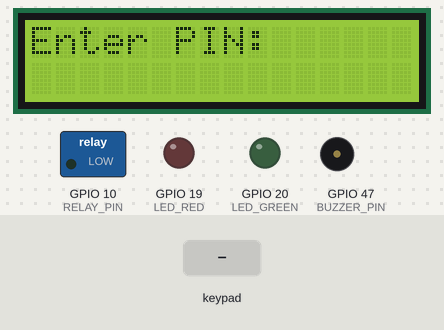
The program below on a simulated ESP32-S3. Parts: 16×2 character LCD, switched loads named in the program (green lamp = pin HIGH), output pins drawn as LEDs (lit = HIGH), buzzer (waves = sounding, pin HIGH). The test bench sets the inputs (shaded band). EEPROM starts erased.

Above: at 2.2 s.
2.3 s: keypad keys 1 2 3 4 A pressed 0.4 s apart
At 3.9 s:
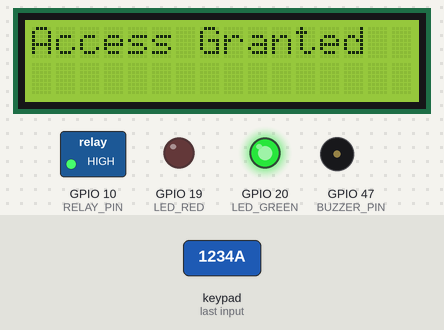
7.3 s: keypad keys 1 5 1 6 1 7 1 8 pressed 0.4 s apart
At 9.0 s:
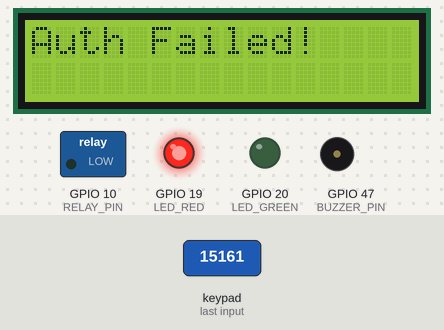
12.0 s: key '1' pressed
15.0 s: keypad keys 1 5 1 6 1 7 1 8 # pressed 0.4 s apart
At 20.6 s:
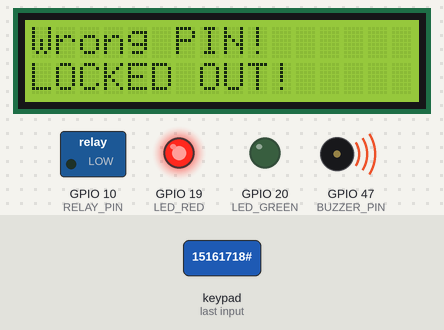
20.9 s: key '2' pressed
Timing chart, 0 to 24.9 s (numbered marks = the images above; inputs shaded):
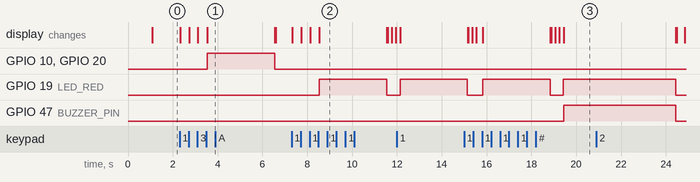

The program:

main.cpp
```cpp
#include <Wire.h>
#include <LiquidCrystal_I2C.h>
#include <Keypad.h>
#include <Preferences.h>

Preferences preferences;

// ==========================================
// PIN DEFINITIONS (Đã cập nhật theo yêu cầu)
// ==========================================
#define SDA_PIN 8
#define SCL_PIN 9
#define RELAY_PIN 10
#define BUZZER_PIN 47   // Buzzer đổi sang GPIO 47
#define LED_GREEN 20    // LED Green đổi sang GPIO 20
#define LED_RED 19      // LED Red đổi sang GPIO 19

// ==========================================
// KEYPAD CONFIGURATION
// ==========================================
const byte ROWS = 4;
const byte COLS = 4;
char keys[ROWS][COLS] = {
  {'1','2','3','A'},
  {'4','5','6','B'},
  {'7','8','9','C'},
  {'*','0','#','D'}
};
byte rowPins[ROWS] = {4, 5, 6, 7};
byte colPins[COLS] = {15, 16, 17, 18};
Keypad keypad = Keypad(makeKeymap(keys), rowPins, colPins, ROWS, COLS);

// ==========================================
// LCD CONFIGURATION
// ==========================================
LiquidCrystal_I2C lcd(0x27, 16, 2);

// ==========================================
// SYSTEM VARIABLES & STATES
// ==========================================
String currentInput = "";
String savedPassword = "1234";
int failedAttempts = 0;

enum SystemState {
  STATE_IDLE,
  RESET_AUTH,
  RESET_NEW
};
SystemState state = STATE_IDLE;

// Khai báo trước các hàm
void refreshScreen();
void processInput();
void resetToIdle();

// ==========================================
// MAIN SETUP
// ==========================================
void setup() {
  pinMode(RELAY_PIN, OUTPUT);
  pinMode(BUZZER_PIN, OUTPUT);
  pinMode(LED_GREEN, OUTPUT);
  pinMode(LED_RED, OUTPUT);

  digitalWrite(RELAY_PIN, LOW);
  digitalWrite(BUZZER_PIN, LOW);
  digitalWrite(LED_GREEN, LOW);
  digitalWrite(LED_RED, LOW);

  Wire.begin(SDA_PIN, SCL_PIN);
  lcd.init();
  lcd.backlight();

  // Đọc mật khẩu đã lưu từ bộ nhớ Flash của ESP32
  preferences.begin("lock_sys", false);
  savedPassword = preferences.getString("password", "1234");

  lcd.clear();
  lcd.print("System Ready");
  delay(1000);
  resetToIdle();
}

// ==========================================
// MAIN LOOP
// ==========================================
void loop() {
  char key = keypad.getKey();

  if (key) {
    // Xóa ký tự khi bấm '*'
    if (key == '*' && currentInput.length() > 0) {
      currentInput.remove(currentInput.length() - 1);
      refreshScreen();
      return;
    }

    // Nhập số (0-9)
    if (key >= '0' && key <= '9') {
      if (currentInput.length() < 4) {
        currentInput += key;
        refreshScreen();
      }

      // Tự động kiểm tra khi đủ 4 chữ số
      if (currentInput.length() == 4) {
        processInput();
      }
    }

    // Bấm 'A' ở màn hình chờ để đổi mật khẩu
    if (key == 'A' && state == STATE_IDLE) {
      state = RESET_AUTH;
      currentInput = "";
      lcd.clear();
      lcd.print("Enter Old PIN:");
      lcd.setCursor(0, 1);
    }
  }
}

// ==========================================
// HELPER FUNCTIONS
// ==========================================
void refreshScreen() {
  lcd.setCursor(0, 1);
  lcd.print("                ");
  lcd.setCursor(0, 1);
  for (int i = 0; i < currentInput.length(); i++) {
    lcd.print("*");
  }
}

void processInput() {
  // Trạng thái chờ nhập PIN
  if (state == STATE_IDLE) {
    if (currentInput == savedPassword) {
      failedAttempts = 0;
      lcd.clear();
      lcd.print("Access Granted");
      digitalWrite(RELAY_PIN, HIGH);
      digitalWrite(LED_GREEN, HIGH);

      delay(3000); // Mở cửa trong 3 giây

      digitalWrite(RELAY_PIN, LOW);
      digitalWrite(LED_GREEN, LOW);
      resetToIdle();
    } else {
      failedAttempts++;
      lcd.clear();
      lcd.print("Wrong PIN!");
      digitalWrite(LED_RED, HIGH);

      if (failedAttempts >= 3) {
        lcd.setCursor(0, 1);
        lcd.print("LOCKED OUT!");
        digitalWrite(BUZZER_PIN, HIGH);
        delay(5000); // Khóa 5 giây nếu nhập sai 3 lần
        digitalWrite(BUZZER_PIN, LOW);
        failedAttempts = 0;
      } else {
        delay(3000);
      }
      digitalWrite(LED_RED, LOW);
      resetToIdle();
    }
  }

  // Xác thực mật khẩu cũ để đổi PIN mới
  else if (state == RESET_AUTH) {
    if (currentInput == savedPassword) {
      state = RESET_NEW;
      currentInput = "";
      lcd.clear();
      lcd.print("Enter New PIN:");
      lcd.setCursor(0, 1);
    } else {
      lcd.clear();
      lcd.print("Auth Failed!");
      digitalWrite(LED_RED, HIGH);
      delay(3000);
      digitalWrite(LED_RED, LOW);
      resetToIdle();
    }
  }

  // Lưu mật khẩu mới vào bộ nhớ Flash vĩnh viễn
  else if (state == RESET_NEW) {
    savedPassword = currentInput;
    preferences.putString("password", savedPassword);

    lcd.clear();
    lcd.print("PIN Saved!");
    digitalWrite(LED_GREEN, HIGH);
    delay(2000);
    digitalWrite(LED_GREEN, LOW);
    resetToIdle();
  }
}

void resetToIdle() {
  state = STATE_IDLE;
  currentInput = "";
  lcd.clear();
  lcd.print("Enter PIN:");
  lcd.setCursor(0, 1);
}
```

Measured:
- after the input at 2.3 s, GPIO 10 (RELAY_PIN), GPIO 20 (LED_GREEN): LOW → HIGH after 1.2 s, → LOW 3.0 s later; the display: first changes at once (image 1 shows a later state)
- after the input at 7.3 s, GPIO 19 (LED_RED): LOW → HIGH after 1.2 s, → LOW 3.0 s later; the display: first changes at once (image 2 shows a later state)
- after the input at 15.0 s, GPIO 47 (BUZZER_PIN): LOW → HIGH after 4.4 s; the display: first differs from a run without the input after 0.37 s (image 3 shows a later state)
